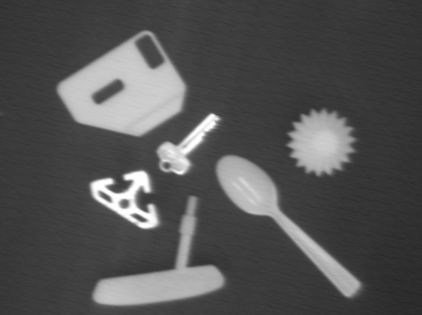
#> input picture Homework2/hw2_asdixit3/many_objects_1.png, 422 x 315 px
$ python recognizeObjects.py
#> lines starting #> are read from the running program, lines starting #| are printed output that depends on the picture; after the words box and inside, x2 and y2 are one past the last pixel; in counts of white or black regions, pixels touching at a corner belong together
#> further down, gray is the input picture: shape (315, 422); min 38, max 254, mean 82.3
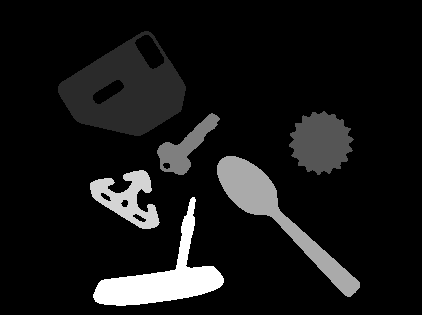
#> input picture Homework2/hw2_asdixit3/labeled_many_objects_1.png, 422 x 315 px
#> further down, labeled is the input picture: shape (315, 422); min 0, max 6, mean 0.525
#> (reads Homework2/hw2_asdixit3/object_db.npy from the repository)
### Homework2/hw2_asdixit3/compute2DProperties.py
import numpy as np
from skimage import draw, color, util


def compute_2d_properties(orig_img, labeled_img):
    """
    Compute properties for each labeled object in the image.

    Parameters
    ----------
    orig_img : ndarray
        Original grayscale image.
    labeled_img : ndarray
        Labeled image (background = 0, labels 1..N).

    Returns
    -------
    db : ndarray
        Object database (rows = properties, cols = objects).
    out_img : ndarray
        RGB image with positions and orientations annotated.
    """

    # Collect properties for each object label > 0
    labels = np.unique(labeled_img)
#> labels = [0, 1, 2, 3, 4, 5, 6]
    labels = labels[labels > 0]
#> labels = [1, 2, 3, 4, 5, 6]

    props = []
    for lab in labels:
        # rows, cols for current label
        r, c = np.nonzero(labeled_img == lab)
        area = len(r)
        r_bar = np.mean(r)
        c_bar = np.mean(c)

        # Central moments
        mu20 = np.sum((c - c_bar) ** 2)
        mu02 = np.sum((r - r_bar) ** 2)
        mu11 = np.sum((c - c_bar) * (r - r_bar))

        # Minimum and maximum moment of inertia
        common = np.sqrt((mu20 - mu02) ** 2 + 4 * (mu11 ** 2))
        Imin = 0.5 * ((mu20 + mu02) - common)
        Imax = 0.5 * ((mu20 + mu02) + common)

        # Orientation (degrees, clockwise from horizontal)
        theta = 0.5 * np.arctan2(2 * mu11, mu20 - mu02)
        theta_deg = -np.degrees(theta)  # negative for clockwise

        # Roundness
        roundness = Imin / Imax if Imax != 0 else 0

        props.append([lab, r_bar, c_bar, Imin, theta_deg, roundness])
        pass
#> this loop made 6 passes
#> (area, r_bar, c_bar, mu20, mu02, mu11, common, Imin) on passes 1 to 6: (7678, 90.87, 125, 7434060.6, 3913527.1, -285614.5, 3566575.3, 3890506.2), (2869, 142.2, 320.6, 658618.5, 663903.3, -1864.4, 6467.9, 658027), (1425, 146.7, 185, 348327.7, 341406.2, -263773.5, 527592.4, 81070.7), (4239, 214.7, 276.7, 6757827.6, 6520756, 6321626.9, 12645476.3, 316553.6), (1956, 198.1, 127.3, 618933.1, 444792.9, 162019.5, 367867, 347929.5), (4216, 277.7, 162.6, 4769716.5, 2064050.8, -1422240.3, 3925773.5, 1453996.9)
#> after the loop, props = [[1, 90.87, 125, 3890506.2, 4.61, 0.522], [2, 142.2, 320.6, 658027, 72.4, 0.99], [3, 146.7, 185, 81070.7, 44.62, 0.133], [4, 214.7, 276.7, 316553.6, -44.46, 0.0244], [5, 198.1, 127.3, 347929.5, -30.87, 0.486], [6, 277.7, 162.6, 1453996.9, 23.22, 0.27]]

    # db should be a 2D numpy array with shape (6, num_objects)
    db = np.array(props).T if props else np.zeros((6, 0))
#> db = [[1, 2, 3, 4, 5, 6], [90.87, 142.2, 146.7, 214.7, 198.1, 277.7], [125, 320.6, 185, 276.7, 127.3, 162.6], [3890506.2, 658027, 81070.7, 316553.6, 347929.5, 1453996.9], [4.61, 72.4, 44.62, -44.46, -30.87, 23.22], [0.522, 0.99, 0.133, 0.0244, 0.486, 0.27]]

    # Annotate image: draw a dot at the center and a short line for orientation
    # Use skimage.draw.line or line_aa to draw on an RGB copy of orig_img
    out_img = color.gray2rgb(util.img_as_ubyte(orig_img))
    for prop in props:
      lab, r_bar, c_bar, Imin, theta_deg, roundness = prop
      rr, cc = draw.disk((r_bar, c_bar), radius=2, shape=out_img.shape[:2])
      out_img[rr, cc] = (255, 0, 0)
      line_len = 20
      dr = line_len * np.sin(np.radians(theta_deg))
      dc = line_len * np.cos(np.radians(theta_deg))
      rr, cc = draw.line(int(r_bar), int(c_bar), int(r_bar + dr), int(c_bar + dc))
      out_img[rr, cc] = (0, 255, 0)
#> this loop made 6 passes
#> (prop, r_bar, c_bar, Imin, theta_deg, roundness, dr, dc) on passes 2, 4, 5, 6: ([2, 142.2, 320.6, 658027, 72.4, 0.99], 142.2, 320.6, 658027, 72.4, 0.99, 19.06, 6.05), ([4, 214.7, 276.7, 316553.6, -44.46, 0.0244], 214.7, 276.7, 316553.6, -44.46, 0.0244, -14.01, 14.27), ([5, 198.1, 127.3, 347929.5, -30.87, 0.486], 198.1, 127.3, 347929.5, -30.87, 0.486, -10.26, 17.17), ([6, 277.7, 162.6, 1453996.9, 23.22, 0.27], 277.7, 162.6, 1453996.9, 23.22, 0.27, 7.88, 18.38)
#> (prop, r_bar, c_bar, Imin, theta_deg, roundness) on passes 1, 3: ([1, 90.87, 125, 3890506.2, 4.61, 0.522], 90.87, 125, 3890506.2, 4.61, 0.522), ([3, 146.7, 185, 81070.7, 44.62, 0.133], 146.7, 185, 81070.7, 44.62, 0.133)
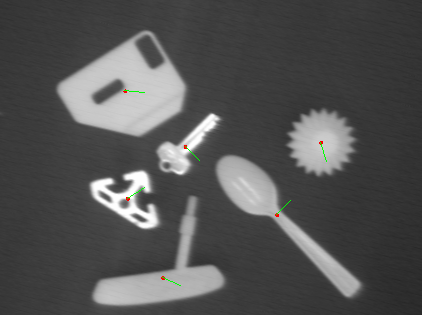
#> out_img: shape (315, 422, 3); 0.13% of pixels changed, all inside (x1, y1, x2, y2) = (123, 89, 327, 286)

    return db, out_img


# [8 lines that do not run on import are left out]

### Homework2/hw2_asdixit3/recognizeObjects.py
import numpy as np
from skimage import draw, color, util
from compute2DProperties import compute_2d_properties


def recognize_objects(orig_img, labeled_img, obj_db):
    """
    Recognize objects in labeled_img by comparing their properties with obj_db.

    Parameters
    ----------
    orig_img : ndarray
        Original grayscale image.
    labeled_img : ndarray
        Labeled image of the test scene.
    obj_db : ndarray
        Object database produced by compute_2d_properties.

    Returns
    -------
    output_img : ndarray
        RGB image showing the positions and orientations of recognized objects.
    """

    # extract properties from the labeled_img (similar to compute_2d_properties)
    # compare each object against obj_db using your criteria / thresholds

    test_db, _ = compute_2d_properties(orig_img, labeled_img)
#> test_db has the same summary as db in compute_2d_properties
    recognized = []

    # define thresholds for matching
    roundness_thresh = 0.05
    inertia_thresh = 0.20

    # iterate through each object found in the test image
    if test_db.shape[0] > 0:
        num_test_objs = test_db.shape[1]
#> num_test_objs = 6
        num_db_objs = obj_db.shape[1]

        for i in range(num_test_objs):
            curr_obj = test_db[:, i]

            # extract features for comparison - index 3 is Imin, index 5 is roundness
            curr_imin = curr_obj[3]
            curr_round = curr_obj[5]

            is_match = False

            # check against every object in the database
            for j in range(num_db_objs):
                db_imin = obj_db[3, j]
                db_round = obj_db[5, j]

                # compare roundness
                diff_round = abs(curr_round - db_round)
                # compare moment of inertia
                diff_imin = abs(curr_imin - db_imin) / db_imin

                # If both properties are within tolerance, we found a match
                if diff_round < roundness_thresh and diff_imin < inertia_thresh:
                    is_match = True
                    break

            if is_match:
                recognized.append(curr_obj)
#> this loop made 6 passes
#> (curr_obj, curr_imin, curr_round) on passes 1 to 6: ([1, 90.87, 125, 3890506.2, 4.61, 0.522], 3890506.2, 0.522), ([2, 142.2, 320.6, 658027, 72.4, 0.99], 658027, 0.99), ([3, 146.7, 185, 81070.7, 44.62, 0.133], 81070.7, 0.133), ([4, 214.7, 276.7, 316553.6, -44.46, 0.0244], 316553.6, 0.0244), ([5, 198.1, 127.3, 347929.5, -30.87, 0.486], 347929.5, 0.486), ([6, 277.7, 162.6, 1453996.9, 23.22, 0.27], 1453996.9, 0.27)
#> after the loop, recognized = [[1, 90.87, 125, 3890506.2, 4.61, 0.522], [5, 198.1, 127.3, 347929.5, -30.87, 0.486]]

    # Visualize recognized objects on orig_img
    output_img = color.gray2rgb(util.img_as_ubyte(orig_img))
    # for each recognized object:
    #   draw dot and orientation line
    for obj in recognized:
        lab, r_bar, c_bar, Imin, theta_deg, roundness = obj
        rr, cc = draw.disk((r_bar, c_bar), radius=2, shape=output_img.shape[:2])
        output_img[rr, cc] = (255, 0, 0)
        line_len = 20
        dr = line_len * np.sin(np.radians(theta_deg))
        dc = line_len * np.cos(np.radians(theta_deg))
        rr, cc = draw.line(int(r_bar), int(c_bar), int(r_bar + dr), int(c_bar + dc))
        output_img[rr, cc] = (0, 255, 0)
#> this loop made 2 passes
#> (lab, r_bar, c_bar, Imin, theta_deg, roundness) on pass 1: (1, 90.87, 125, 3890506.2, 4.61, 0.522)
#> (lab, r_bar, c_bar, Imin, theta_deg, roundness, line_len, dr) on pass 2: (5, 198.1, 127.3, 347929.5, -30.87, 0.486, 20, -10.26)
#> output_img: shape (315, 422, 3); 0.04% of pixels changed, all inside (x1, y1, x2, y2) = (123, 89, 145, 201)

    return output_img


if __name__ == "__main__":
    # Example usage:
    import imageio
    gray = imageio.imread("many_objects_1.png")
    labeled = imageio.imread("labeled_many_objects_1.png")
    db = np.load("object_db.npy")  # or load from mat/pkl
    output = recognize_objects(gray, labeled, db)
    imageio.imwrite("testing1c1_many_objects_1.png", output)
    pass
